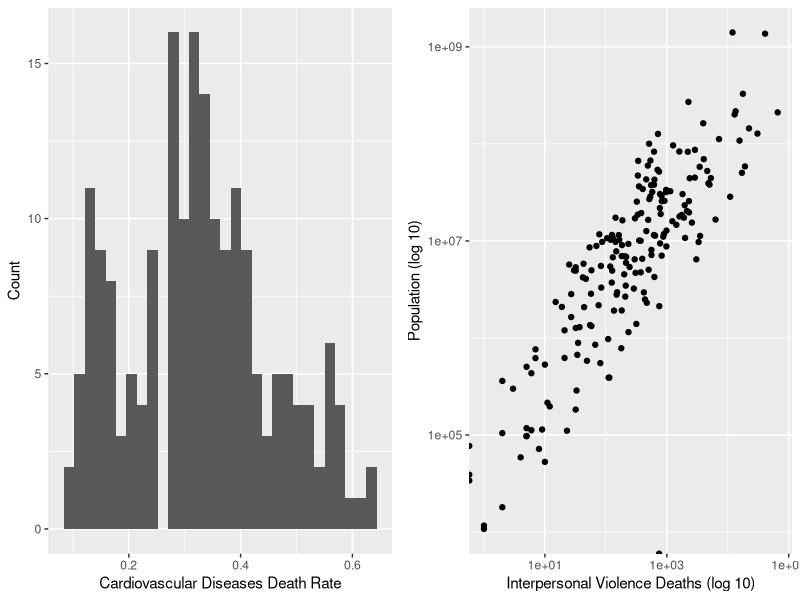
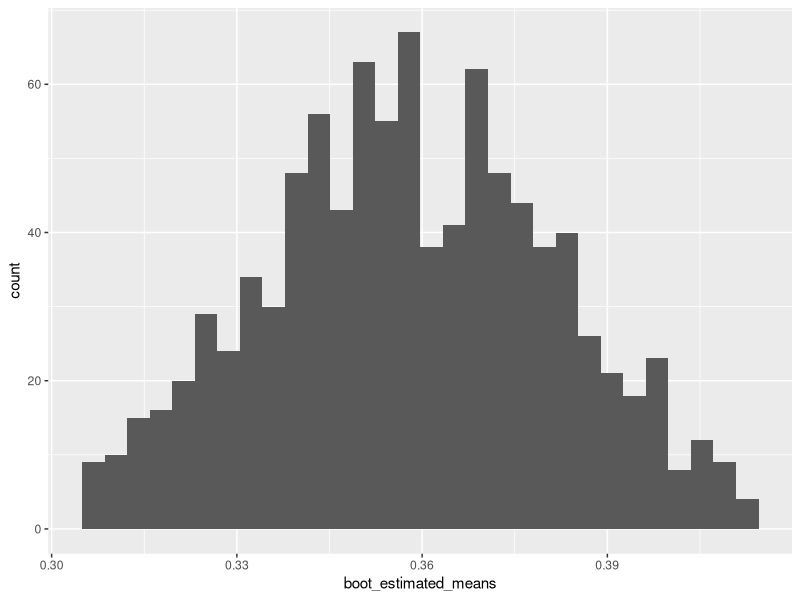
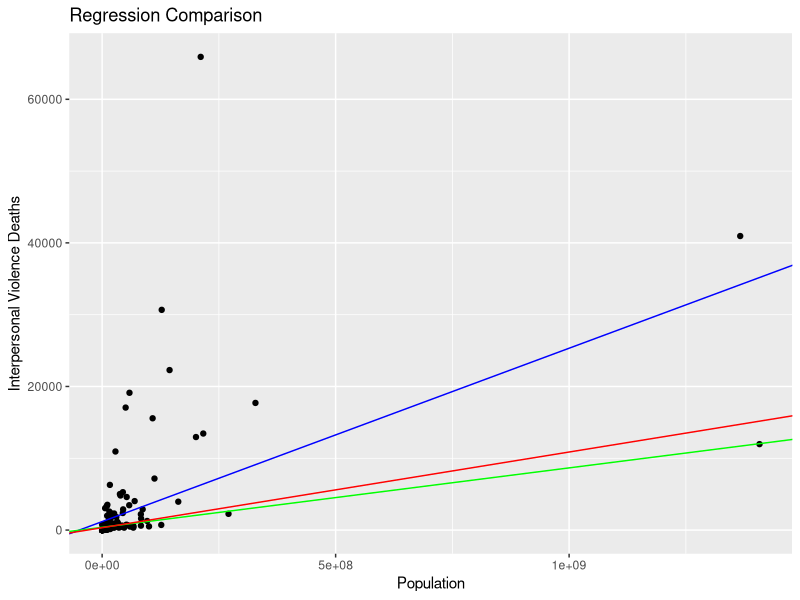
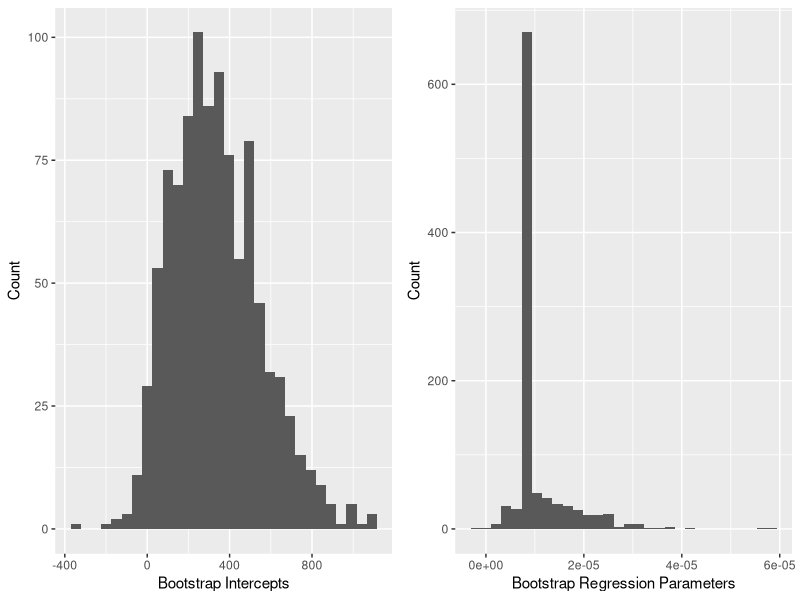

Reproduce these figures in R, in order.
## ---- chunk 1
knitr::opts_chunk$set(echo = TRUE, warning=FALSE, message=FALSE)
library(tidyverse)
library(knitr)
library(gridExtra)
## ---- chunk 2
# Import the data
bootstrapping_data_cleaned = read.csv('bootstrapping_data_cleaned.csv', 
                                      stringsAsFactors = TRUE)
## ---- chunk 3
# Create the total number of reported deaths column
bootstrapping_data_cleaned$Number_Of_Deaths <- 
  rowSums(bootstrapping_data_cleaned[,(5:35)])

# Filter down the data to just include 2019 and just the columns needed
boot_data = 
  bootstrapping_data_cleaned[bootstrapping_data_cleaned$Year == '2019', 
                             c('Entity', 'Population', 'Number_Of_Deaths',
                               'Deaths_CardiovascularDiseases',
                               'Deaths_InterpersonalViolence')]

# Create the cardiovascular diseases rate column
boot_data$Deaths_CardiovascularDiseasesRate <- 
  boot_data$Deaths_CardiovascularDiseases / boot_data$Number_Of_Deaths
## ---- chunk 4
# Find cardiovascular disease death rate statistics
boot_means <- boot_data %>% summarize(mean_cardiovasculardiseasesrate = 
                                        mean(Deaths_CardiovascularDiseasesRate),
                                      sd_cardiovasculardiseasesrate = 
                                        sd(Deaths_CardiovascularDiseasesRate))
## ---- chunk 5
# Create a histogram of the cardiovascular diseases death rate
cardioHistogram <- ggplot(boot_data, 
                          aes(x = Deaths_CardiovascularDiseasesRate)) +
                   xlab('Cardiovascular Diseases Death Rate') +
                   ylab('Count') +
                   geom_histogram()

# Create a histogram of the interpersonal violence death rate
violenceHistogram <- ggplot(boot_data, 
                            aes(x = Deaths_InterpersonalViolence, 
                                y = Population)) +
                     scale_x_log10() +
                     scale_y_log10() +
                     xlab('Interpersonal Violence Deaths (log 10)') +
                     ylab('Population (log 10)') +
                     geom_point() 

# Display plots side by side
grid.arrange(cardioHistogram, violenceHistogram, ncol = 2)
## ---- chunk 6
# Create the initial sample
boot_initial_sample <- sample(1:nrow(boot_data), 20, replace = FALSE)
## ---- chunk 7
# Create vectors to store new sample means and standard deviations
boot_estimated_means <- rep()
boot_estimated_sds <- rep()
# Create 1,000 new samples and save the means and standard deviations
for (x in 1:1000) {
  boot_new_sample <- sample(boot_initial_sample, 20, replace = TRUE)
  boot_estimated_means <- append(boot_estimated_means,
                                 pull(
                                   summarize(
                                     boot_data[boot_new_sample,], 
                                     mean(Deaths_CardiovascularDiseasesRate))))
  boot_estimated_sds <- append(boot_estimated_sds, 
                               pull(
                                 summarize(
                                   boot_data[boot_new_sample,], 
                                   sd(Deaths_CardiovascularDiseasesRate))))
}
## ---- chunk 8
# Display some estimated means
head(boot_estimated_means)

# Display some estimated standard deviations
head(boot_estimated_sds)
## ---- chunk 9
# Sort the estimated means from smallest to largest
boot_estimated_means <- sort(boot_estimated_means)
# Sort the estimated standard deviations from smallest to largest
boot_estimated_sds <- sort(boot_estimated_sds)
# Trim the top and bottom 2.5%
start = length(boot_estimated_means) * 0.025
end = length(boot_estimated_means) * 0.975
boot_estimated_means <- boot_estimated_means[start:end]
boot_estimated_sds <- boot_estimated_sds[start:end]
## ---- chunk 10
# Display a histogram of the estimated means from the Bootstrap samples
ggplot() +
geom_histogram(aes(boot_estimated_means))
## ---- chunk 11
# Create vectors to store new intercepts and regression parameters
boot_estimated_intercepts <- rep()
boot_estimated_regressionparameters <- rep()
# Create 1,000 new samples and save the means and standard deviations
for (x in 1:1000) {
  boot_new_reg_sample <- sample(boot_initial_sample, 20, replace = TRUE)
  boot_new_lm <- lm(Deaths_InterpersonalViolence ~ Population,
                    boot_data[boot_new_reg_sample,])
  boot_estimated_intercepts <- append(boot_estimated_intercepts, 
                                      boot_new_lm$coefficients[1])
  boot_estimated_regressionparameters <- 
    append(boot_estimated_regressionparameters, 
           boot_new_lm$coefficients[2])
}
## ---- chunk 12
# Create population model
pop_lm <- lm(Deaths_InterpersonalViolence ~ Population, boot_data)
# Create initial sample model
sample_lm <- lm(Deaths_InterpersonalViolence ~ Population, 
                boot_data[boot_initial_sample,])
# Find Bootstrapping average values
boot_lm_intercept <- mean(boot_estimated_intercepts) 
boot_lm_x1 <- mean(boot_estimated_regressionparameters)
## ---- chunk 13
# Plot the data, population model, sample model, and final Bootstrap model 
# (average of all models)
final_plot <- ggplot(aes(x = Population, y = Deaths_InterpersonalViolence), 
                     data = boot_data) +
              geom_point() +
              geom_abline(intercept = coef(pop_lm)[1], 
                          slope = coef(pop_lm)[2], 
                          color= 'blue') +
              geom_abline(intercept = coef(sample_lm)[1], 
                          slope = coef(sample_lm)[2], 
                          color = 'green') +
              geom_abline(intercept = mean(boot_estimated_intercepts), 
                          slope = mean(boot_estimated_regressionparameters), 
                          color = 'red') +
              xlab('Population') + 
              ylab('Interpersonal Violence Deaths') +
              ggtitle('Regression Comparison') +
              labs(color = "Model")
# Add all Bootstrap models
for (x in 1:length(boot_estimated_intercepts)) {
  #final_plot <- final_plot + 
  #              geom_abline(intercept = boot_estimated_intercepts[x], 
  #                          slope = boot_estimated_regressionparameters[x], 
  #                          alpha = 0.025)
}
# Display final plot
final_plot
## ---- chunk 14
# Create a histogram of the intercepts found from the Bootstrap method
interceptHistogram <- ggplot() + 
                      aes(boot_estimated_intercepts) +
                      geom_histogram() +
                      ylab("Count") +
                      xlab("Bootstrap Intercepts")

# Create a histogram of the regression parameter found from the Bootstrap 
# method
parameterHistogram <- ggplot() + 
                      aes(boot_estimated_regressionparameters) +
                      geom_histogram() +
                      ylab("Count") +
                      xlab("Bootstrap Regression Parameters")

# Display plots side by side
grid.arrange(interceptHistogram, parameterHistogram, ncol = 2)
